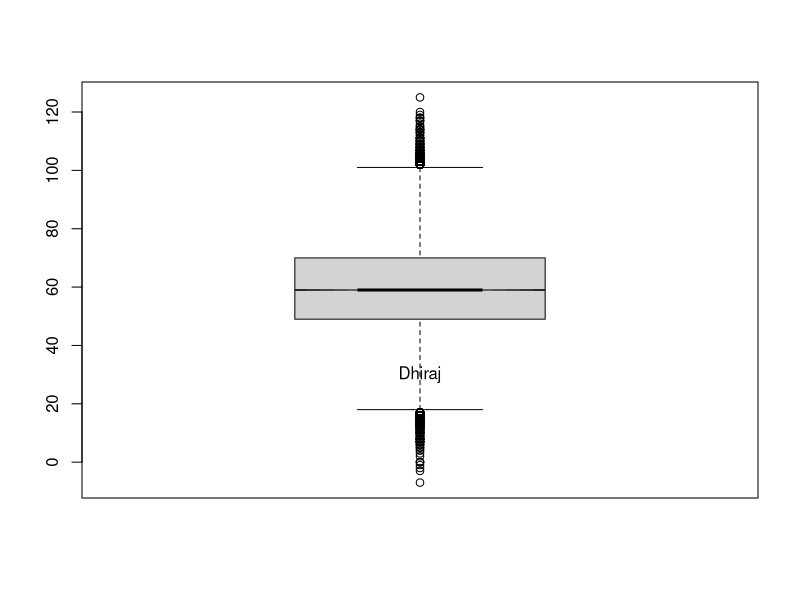
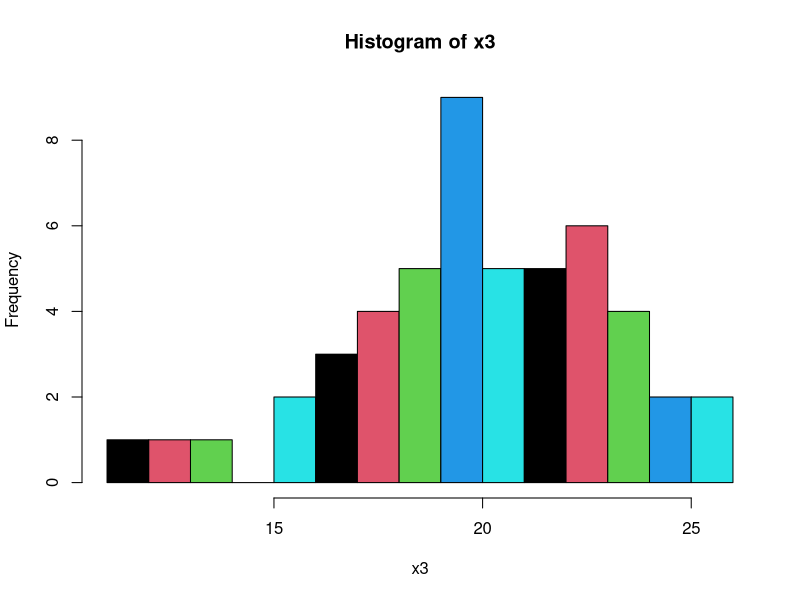
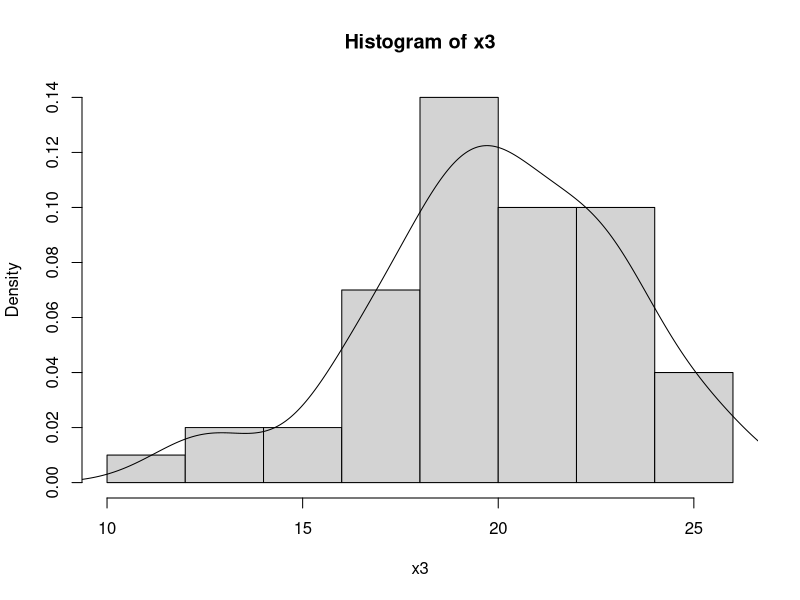
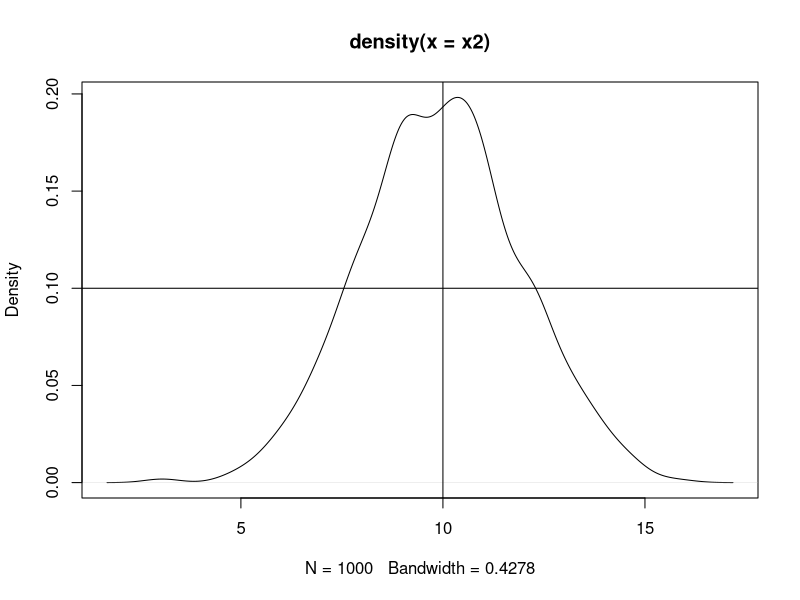
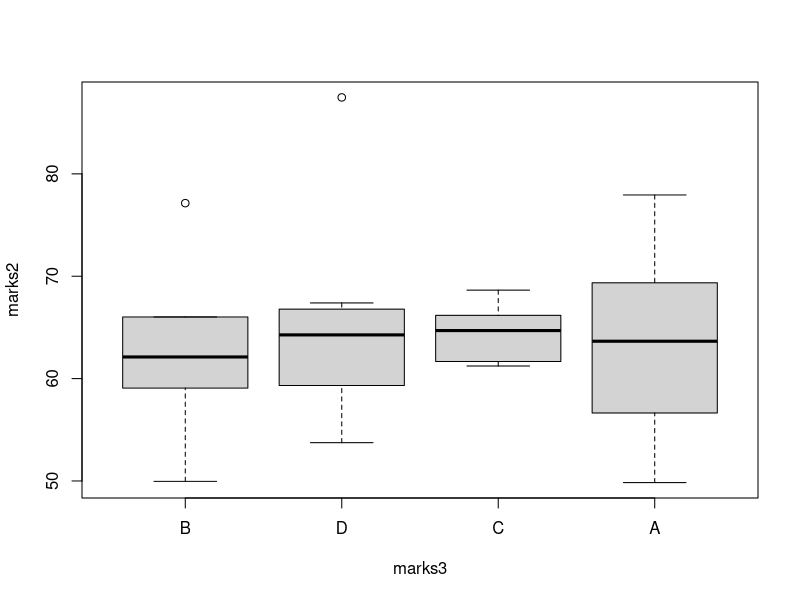
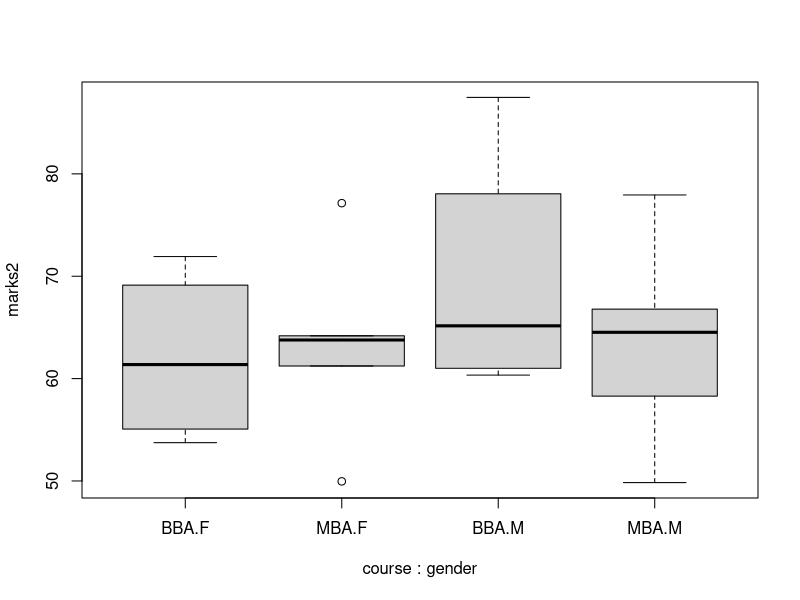

These charts were generated, in order, by the following R code:
# Title: DataStructures in R
#IIMA

#vectors----
cv = c('dhiraj','a', 'Arun')
nv = c(12,45,26)
lv = c(TRUE, FALSE, T)
cv
nv
(x = 1:100000)
set.seed(100)
(x = trunc(rnorm(100000, mean=60, sd=15)))

x
(x1=sort(x))
x1
x
# values between 60 and 70
x[ x >= 60 & x <= 70]
length(x)
length(x[ x >= 60 & x <= 70])
x
mean(x)
median(x)
mode(x)  #this is not the actual mode
xt = table(x)
xt
sort(xt, decreasing = T)[1:2]
summary(x)
quantile(x)
quantile(x, c(0,.25, .5,.75,.1))

quantile(x, c(.1,.5,.9))
quantile(x, seq(0,1,.01))
seq(0,1,.01)

#boxplot - 5 no summary
boxplot(x, notch=T)
?boxplot
text(1,30, labels='Dhiraj')

x3 = rnorm(50,mean=20,sd=3)
stem(x3)
hist(x3, breaks=12, col=1:5)
hist(x3, freq=F)
lines(density(x3))


x2 = rnorm(1000, mean=10, sd=2)
plot(density(x2))
abline(v=10, h=.1)

x3=seq(1, 100, by=2)
x3
(x3=seq(1, 100, by=2))

#

#matrix----
(m1 = matrix(c(1:24), nrow=6, byrow=F))
m1[1]; m1[10:14]
x=1:24
(m2 = matrix(x, ncol=4, byrow=T))
m2[1]; m2[10:14]
m1; m2
m3=cbind(m1,m2)
rbind(m1,m2)
m3
colSums(m1); rowSums(m1)
colMeans(m1); rowMeans(m1)
#subset col/ row, combination of R & C
m1
m1[1,] ; m1[,2] ; m1[1,2]
m1[1:2,3:4] ; m1[c(1,4), c(2,3)]
m1[m1 > 10 & m1 < 15]
m1 > 10 & m1 < 15
m1-m2
m1 + m2

t(m1) # transpose
m1
sweep(m1, MARGIN = 1, STATS = c(2,3,4,5,6,7), FUN="+" ) #rowise
sweep(m1, MARGIN = 2, STATS = c(2,3,4,5), FUN="*" ) #colwise
sweep(m1, MARGIN = 2, STATS = c(5,1,1,1), FUN="*" ) #colwise
sweep(m1[,c(1,2)], MARGIN = 2, STATS = c(5), FUN="*" ) #colwise
#

#dataframe----
#like excel, every col can of different data type
n=30
(rollno = paste('A',1:n,sep=''))
(name = paste('Student',1:n, sep='@'))
set.seed(101)
(gender = sample(c('M','F'), size=n, replace=T, prob=c(.7,.3)))
table(gender)
?rnorm
set.seed(104)
(marks1 = round(rnorm(n=n,mean=70, sd=7),2))
set.seed(105)
(marks2 = round(rnorm(n=n, mean=65, sd=10),2))
set.seed(106)
(marks3 = sample(c('A','B','C','D'), size=n, replace=T, prob=c(.3,.2,.3,.2)))
table(marks3)
#df = data.frame(rollno, name, gender, marks1, marks2, marks3)

df = data.frame(rollno, name, gender, marks1, marks2, marks3, stringsAsFactors = F)
df
summary(df)
str(df)
df$gender = factor(df$gender)
df$mark3 = factor(df$marks3)
df$rollno
df
#queries  ?
#filter
df[1:5, 1:2]
df[1:5, c('rollno','name','marks1')]
df[df$marks1 > 70 & gender=='M', c('rollno','name', 'gender', 'marks1')]
df$course = sample(c('MBA','BBA'),size=n, replace=T, prob=c(.6,.4))
head(df)
tail(df)
str(df)
#factors-----

df$marks3 = factor(df$marks3,ordered=T, levels=c('B','D','C','A'))
df$course = factor(df$course)
str(df)
boxplot(marks2 ~ marks3, data=df)
boxplot(marks2 ~ (course + gender), data=df)

aggregate(marks2 ~ course, data=df, FUN=mean)
aggregate(marks2 ~ course + gender, data=df, FUN=mean)
aggregate(marks2 ~ course + gender + marks3, data=df, FUN=mean)

#dplyr
#install.packages('dplyr')
library(dplyr)
#x %>% f(y); f(x, y)

df %>% count() ; count(df)

#group by course, mean of mark2
aggregate(marks2 ~ course, data=df, FUN=mean)
df %>% group_by(course) %>% summarise(mean(marks2))
df %>% group_by(course, gender) %>% summarise(mean(marks2), mean(marks1))
df %>% group_by(course) %>% select(marks1) %>% top_n(2)
df %>% filter(gender=='F' & marks3=='A') %>% tally()
df %>% filter(gender=='F' & marks3=='A') %>% summarise(n())
df %>% sample_frac(.2)
df %>% sample_n(3)
